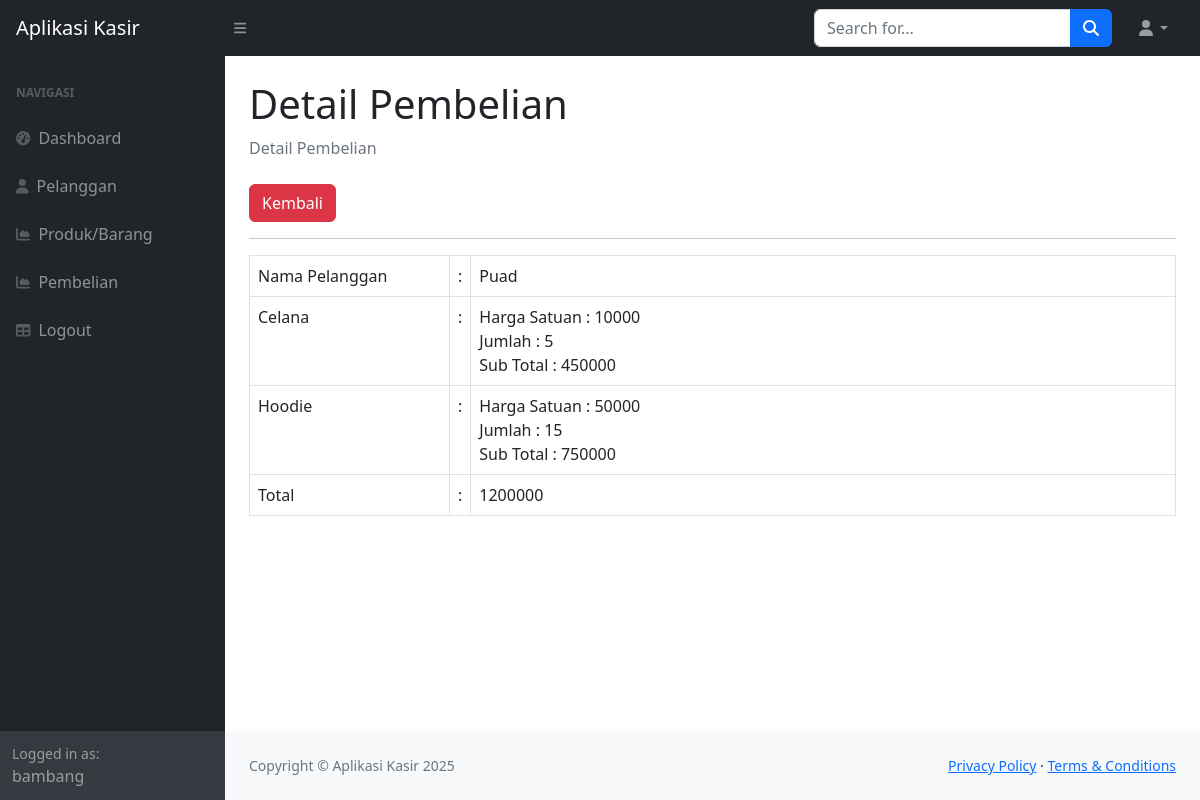
The app's page /?page=penjualan_detail&&id=4 (signed in) with its own data.
### tables this page shows
CREATE TABLE `penjualan` (
  `id_penjualan` int(11) NOT NULL,
  `tanggal_penjualan` date DEFAULT NULL,
  `total_harga` int(11) DEFAULT NULL,
  `id_pelanggan` int(11) DEFAULT NULL
);

CREATE TABLE `pelanggan` (
  `id_pelanggan` int(11) NOT NULL,
  `nama_pelanggan` varchar(255) DEFAULT NULL,
  `alamat` text DEFAULT NULL,
  `no_telepon` varchar(255) DEFAULT NULL
);

CREATE TABLE `detail_penjualan` (
  `id_detail` int(11) NOT NULL,
  `id_penjualan` int(11) DEFAULT NULL,
  `id_produk` int(11) DEFAULT NULL,
  `jumlah_produk` int(11) DEFAULT NULL,
  `sub_total` int(11) DEFAULT NULL
);

CREATE TABLE `produk` (
  `id_produk` int(11) NOT NULL,
  `nama_produk` varchar(255) DEFAULT NULL,
  `harga` int(11) DEFAULT NULL,
  `stok` int(11) DEFAULT NULL
);

### penjualan_detail.php (the view)
<?php
    $id = $_GET['id'];
    $query = mysqli_query($koneksi, "SELECT*FROM penjualan LEFT JOIN pelanggan ON pelanggan.id_pelanggan = penjualan.id_pelanggan WHERE id_penjualan=$id");
    $data = mysqli_fetch_array($query);
?>
<div class="container-fluid px-4">
                        <h1 class="mt-4">Detail Pembelian</h1>
                        <ol class="breadcrumb mb-4">
                            <li class="breadcrumb-item active">Detail Pembelian</li>
                        </ol>
                            <a href="?page=pembelian" class="btn btn-danger">Kembali</a>
                            <hr>
                            <form method="POST">
                                <table class="table table-bordered">
                                    <tr>
                                        <td width="200">Nama Pelanggan</td>
                                        <td width="1">:</td>
                                        <td>
                                            <?php echo $data['nama_pelanggan']; ?>
                                        </td>
                                    </tr>
                                    <?php
                                        $pro = mysqli_query($koneksi, "SELECT*FROM detail_penjualan LEFT JOIN produk on produk.id_produk = detail_penjualan.id_produk WHERE id_penjualan=$id");
                                        while($produk = mysqli_fetch_array($pro)){
                                    ?>
                                    <tr>
                                        <td><?php echo $produk['nama_produk']; ?></td>
                                        <td>:</td>
                                        <td>
                                            Harga Satuan : <?php echo $produk['harga']; ?><br>
                                            Jumlah : <?php echo $produk['jumlah_produk']; ?><br>
                                            Sub Total : <?php echo $produk['sub_total']; ?>
                                        </td>
                                    </tr>
                                    <?php
                                        }
                                        ?>
                                    <tr>
                                        <td>Total</td>
                                        <td>:</td>
                                        <td><?php echo $data['total_harga']; ?></td>
                                    </tr>
                                </table>
                            </form>
                    </div>

### records on screen
penjualan: id_pelanggan.nama_pelanggan "Puad", total_harga "1200000"
detail_penjualan: id_produk.nama_produk "Celana", id_produk.harga "10000", jumlah_produk "5", sub_total "450000"
detail_penjualan: id_produk.nama_produk "Hoodie", id_produk.harga "50000", jumlah_produk "15", sub_total "750000"

### other values on screen
$_SESSION['user']['nama'] "bambang"
